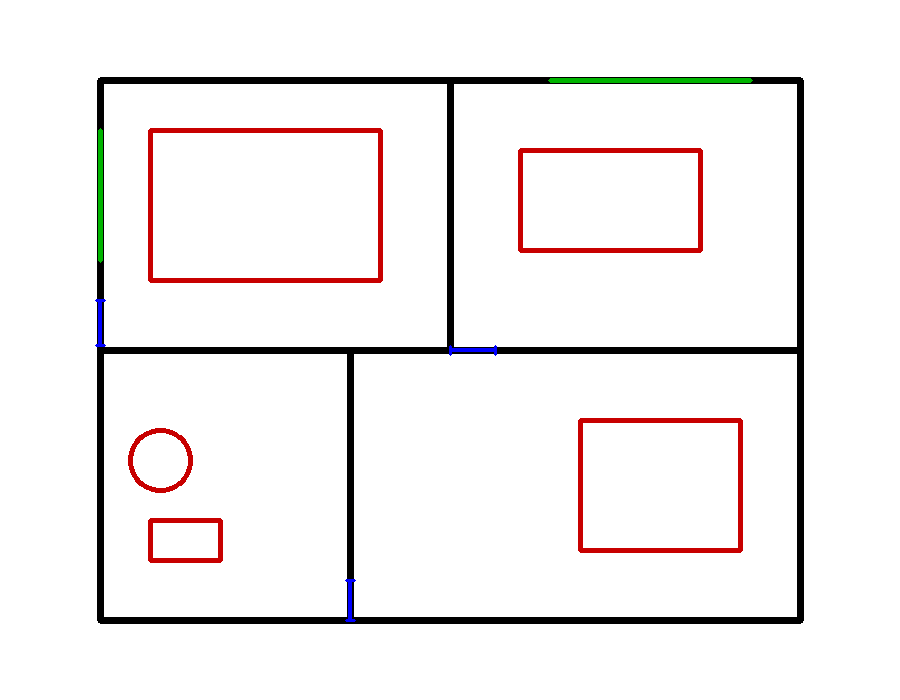
#> input picture media/test_basico.png, 900 x 700 px
$ python -i preprocessing.py   (imports and definitions only)
#> lines starting #> are read from the running program, lines starting #| are printed output that depends on the picture; after the words box and inside, x2 and y2 are one past the last pixel; in counts of white or black regions, pixels touching at a corner belong together
import cv2
import numpy as np


# [149 lines left out: functions deskew, correct_perspective, _is_nearly_rect, _order_points, not called in this run]


def dist(a, b):
    return np.linalg.norm(a - b)


# [21 lines left out: functions grayscale, binarize, not called in this run]


def denoise(binary):
    """Limpia ruido con operaciones morfológicas.

    - closing para cerrar pequeños huecos en las líneas (común en croquis
      dibujados a mano donde el trazo no es continuo)
    - opening para eliminar puntitos de ruido aislados
    - elimina componentes conectados muy pequeños"""
    kernel = np.ones((3, 3), np.uint8)
    cleaned = cv2.morphologyEx(binary, cv2.MORPH_CLOSE, kernel, iterations=2)
    cleaned = cv2.morphologyEx(cleaned, cv2.MORPH_OPEN, kernel, iterations=1)

    n_labels, labels, stats, _ = cv2.connectedComponentsWithStats(cleaned, connectivity=8)
    min_area = 30
    for i in range(1, n_labels):
        if stats[i, cv2.CC_STAT_AREA] < min_area:
            cleaned[labels == i] = 0

    return cleaned


# [33 lines left out: function resize_to_canvas, not called in this run]


# ── Segmentación por color ─────────────────────────────────

# Mapa de colores BGR → tipo de elemento.
#
# Esta es la ÚNICA fuente de verdad de los colores que el usuario debe usar
# al dibujar el croquis en papel. La leyenda que se muestra en la web
# (pantalla de subida y editor) se genera a partir de aquí — ver
# drawing_legend() — para que nunca se desfase de lo que el pipeline detecta.
#
# Cada entrada incluye:
#   display  → color hex para mostrar en la interfaz (aprox. del color real)
#   label    → color que dibuja la persona, en palabras
#   purpose  → qué representa ese color en el plano
COLOR_MAP = {
    'pared': {
        'color': (30, 30, 30),
        'hsv_ranges': [
            ((0, 0, 0), (180, 120, 120)),      # grises
            ((0, 0, 0), (180, 255, 70)),       # negros
        ],
        'stroke': '#777777',
        'stroke_width': 8,
        'display': '#1f2937',
        'label': 'Negro',
        'purpose': 'Paredes (bloquean el paso)',
    },
    'puerta': {
        'color': (200, 130, 20),
        'hsv_ranges': [
            ((85, 20, 20), (145, 255, 255)),   # azul (más tolerante en S/V)
        ],
        'stroke': '#000000',
        'stroke_width': 3,
        'display': '#1d4ed8',
        'label': 'Azul',
        'purpose': 'Puertas con arco (abren el paso)',
    },
    'mueble': {
        'color': (50, 50, 200),
        'hsv_ranges': [
            ((0, 20, 20), (14, 255, 255)),     # rojo (más tolerante en S/V)
            ((165, 20, 20), (180, 255, 255)),  # rojo (HSV envuelve)
        ],
        'stroke': '#000000',
        'stroke_width': 2,
        'display': '#dc2626',
        'label': 'Rojo',
        'purpose': 'Muebles / obstáculos (bloquean el paso)',
    },
    'vano': {
        'color': (50, 180, 50),
        'hsv_ranges': [
            ((30, 20, 20), (90, 255, 255)),    # verde (más tolerante en S/V)
        ],
        'stroke': '#000000',
        'stroke_width': 3,
        'display': '#059669',
        'label': 'Verde',
        'purpose': 'Vanos / aberturas (abren el paso)',
    },
}

# Orden recomendado para mostrar la leyenda al usuario.
_LEGEND_ORDER = ['pared', 'puerta', 'vano', 'mueble']


# [39 lines left out: functions drawing_legend, _page_mask_by_border_floodfill, not called in this run]


def detect_page_mask(bgr_image):
    """Aísla la hoja de papel del fondo (escritorio, sombras, dedos).

    La hoja es la región clara grande y conexa. Devuelve una máscara
    binaria (255 dentro de la hoja) o None si no se puede determinar.

    Esto es crítico: sin esto, la detección de paredes (negro/gris)
    confunde el fondo oscuro de la foto con muros. Restringiendo todo
    al interior de la hoja, solo quedan los trazos del dibujo."""
    h, w = bgr_image.shape[:2]
    gray = cv2.cvtColor(bgr_image, cv2.COLOR_BGR2GRAY)
    gray = cv2.GaussianBlur(gray, (5, 5), 0)

    # aplanar iluminación: una sombra suave sobre la hoja hacía que Otsu
    # clasificara media página como "fondo" (se perdía todo el dibujo de esa
    # zona). Dividir por el fondo desenfocado elimina el gradiente y deja el
    # contraste hoja/escritorio, que es lo que Otsu debe separar.
    bg = cv2.GaussianBlur(gray, (0, 0), sigmaX=min(h, w) / 12)
    flat = cv2.divide(gray, bg, scale=192)

    # umbral Otsu: separa la hoja brillante del fondo más oscuro
    _, bright = cv2.threshold(flat, 0, 255, cv2.THRESH_BINARY + cv2.THRESH_OTSU)

    # cerrar agujeros (trazos del dibujo dentro de la hoja)
    k = max(15, int(min(h, w) * 0.02)) | 1
    bright = cv2.morphologyEx(bright, cv2.MORPH_CLOSE, np.ones((k, k), np.uint8))

    n, labels, stats, _ = cv2.connectedComponentsWithStats(bright, connectivity=8)
    idx = 1 + int(np.argmax(stats[1:, cv2.CC_STAT_AREA])) if n > 1 else -1
    page_area = stats[idx, cv2.CC_STAT_AREA] if idx > 0 else 0

    # la hoja debe ocupar buena parte de la imagen; si no, Otsu no sirvió
    # (fondo claro, sombra fuerte...) — probar flood-fill desde las esquinas
    # asumiendo que el FONDO es lo que toca los 4 bordes de la foto.
    if idx < 0 or page_area < 0.25 * h * w:
        fallback = _page_mask_by_border_floodfill(gray, h, w)
        return fallback

    mask = np.zeros((h, w), dtype=np.uint8)
    mask[labels == idx] = 255

    # convex hull: la hoja es convexa (rectangular). El hull recupera la
    # parte inferior que queda en sombra y Otsu descarta, sin tragarse el
    # escritorio (que está fuera del componente brillante).
    cnts, _ = cv2.findContours(mask, cv2.RETR_EXTERNAL, cv2.CHAIN_APPROX_SIMPLE)
    hull = cv2.convexHull(np.vstack([c for c in cnts]))
    filled = np.zeros_like(mask)
    cv2.drawContours(filled, [hull], -1, 255, -1)

    # erosionar un poco para descartar el borde de la hoja y su sombra
    erode_k = max(5, int(min(h, w) * 0.012)) | 1
    filled = cv2.erode(filled, np.ones((erode_k, erode_k), np.uint8))
    return filled


def _detect_walls(gray, hsv, page, colored, radius_factor=1.0):
    """Detecta trazos de pared (lápiz negro/gris) sobre papel cuadriculado.

    El reto: la cuadrícula azul es tan fina como el lápiz, así que un umbral
    de color no las separa. La clave es el GROSOR: la cuadrícula es de ~2px,
    los trazos a lápiz de ~4px o más.

    Pasos:
    1. Umbral adaptativo → toda la tinta más oscura que el papel local
       (robusto a iluminación despareja; no depende de un valor fijo).
    2. Quitar los píxeles de color (puertas/muebles/vanos) ya detectados.
    3. Filtro de grosor por distance transform: conserva solo trazos cuyo
       núcleo supera un radio mínimo (descarta la cuadrícula fina).
    4. Restringir al interior de la hoja.

    `radius_factor` ajusta la sensibilidad: <1 detecta trazos más tenues
    (arriesga colar la cuadrícula), >1 es más estricto (arriesga perder
    lápiz claro)."""
    h, w = gray.shape[:2]
    scale = min(h, w)

    block = max(31, int(scale * 0.05)) | 1
    ink = cv2.adaptiveThreshold(
        gray, 255, cv2.ADAPTIVE_THRESH_GAUSSIAN_C,
        cv2.THRESH_BINARY_INV, block, 10,
    )

    # quitar lo que ya es color (dilatado para cubrir el borde del trazo)
    ink[colored > 0] = 0

    # filtro de grosor: la cuadrícula (~2px) tiene radio ~1; el lápiz ~2+
    dist = cv2.distanceTransform(ink, cv2.DIST_L2, 3)
    radius_thr = max(1.0, scale * 0.00125 * radius_factor)  # ~1.5 px en una foto de ~1200px
    core = (dist >= radius_thr).astype(np.uint8) * 255
    # reconstruir el trazo completo a partir del núcleo grueso
    seed_k = max(7, int(scale * 0.0075)) | 1
    seed = cv2.dilate(core, np.ones((seed_k, seed_k), np.uint8))
    walls = cv2.bitwise_and(ink, seed)

    if page is not None:
        walls = cv2.bitwise_and(walls, page)

    # descartar componentes chicos: el margen impreso del cuaderno y el logo
    # quedan en fragmentos punteados/pequeños (la tinta impresa es fina y el
    # filtro de grosor la deja entrecortada), mientras que los muros a lápiz
    # son trazos largos y continuos que sobreviven.
    min_area = int(scale * scale * 0.00025)  # ~360 px en una foto de ~1200px
    walls = _keep_large_components(walls, min_abs=min_area)

    return walls


def _keep_large_components(binary, min_abs=480):
    """Conserva solo componentes conectados con área >= min_abs px.

    Descarta ruido aislado (logo del cuaderno, fragmentos del margen impreso,
    sombras) sin tocar los muros, que son trazos largos."""
    n, labels, stats, _ = cv2.connectedComponentsWithStats(binary, connectivity=8)
    if n <= 1:
        return binary
    out = np.zeros_like(binary)
    for i in range(1, n):
        if stats[i, cv2.CC_STAT_AREA] >= min_abs:
            out[labels == i] = 255
    return out


def _channel_dominance_fallback(bgr_image, gray, page, already_classified):
    """Clasifica por canal BGR dominante (en vez de matiz HSV) la tinta que
    el umbral de color no cubrió. Rescata esferos desaturados o de un tono
    que cae fuera de los rangos fijos de COLOR_MAP, sin tocar lo que el
    inRange ya clasificó bien."""
    h, w = gray.shape[:2]
    scale = min(h, w)
    block = max(31, int(scale * 0.05)) | 1
    ink = cv2.adaptiveThreshold(
        gray, 255, cv2.ADAPTIVE_THRESH_GAUSSIAN_C,
        cv2.THRESH_BINARY_INV, block, 8,
    )
    if page is not None:
        ink = cv2.bitwise_and(ink, page)
    ink = cv2.bitwise_and(ink, cv2.bitwise_not(already_classified))

    b, g, r = cv2.split(bgr_image.astype(np.int16))
    maxc = np.maximum(np.maximum(b, g), r)
    minc = np.minimum(np.minimum(b, g), r)
    # descartar tinta casi neutra (gris/negro = pared, no color)
    colorish = ((maxc - minc) > 18).astype(np.uint8) * 255
    ink = cv2.bitwise_and(ink, colorish)

    dom = np.argmax(np.stack([b, g, r], axis=-1), axis=-1)  # 0=B azul,1=G verde,2=R rojo
    out = {}
    for elem_type, channel_idx in (('puerta', 0), ('vano', 1), ('mueble', 2)):
        m = ((dom == channel_idx).astype(np.uint8) * 255)
        out[elem_type] = cv2.bitwise_and(m, ink)
    return out


# Sensibilidad: cuánto tolerar tinta tenue/desaturada a costa de más ruido.
# 'radius': factor del grosor mínimo de pared (más chico = más tolerante).
# 'sat_min': saturación HSV mínima para puerta/vano/mueble (más chico = más tolerante).
SENSITIVITY_PRESETS = {
    'alta':  {'radius': 0.7, 'sat_min': 10},
    'media': {'radius': 1.0, 'sat_min': 20},
    'baja':  {'radius': 1.4, 'sat_min': 32},
}


def segment_by_color(bgr_image, sensitivity='media'):
    """Segmenta la imagen por rangos de color HSV.

    Cada píxel se clasifica como pared, puerta, mueble o fondo
    según su color. Devuelve un dict con máscaras binarias y
    configuraciones para cada tipo.

    Toda la detección se restringe al interior de la hoja de papel
    (ver detect_page_mask), de modo que el fondo de la foto nunca se
    confunde con elementos del plano.

    `sensitivity`: 'alta' | 'media' (default) | 'baja' — ver SENSITIVITY_PRESETS."""
    prefs = SENSITIVITY_PRESETS.get(sensitivity, SENSITIVITY_PRESETS['media'])
    hsv = cv2.cvtColor(bgr_image, cv2.COLOR_BGR2HSV)
    gray = cv2.cvtColor(bgr_image, cv2.COLOR_BGR2GRAY)
    page = detect_page_mask(bgr_image)

    kernel = np.ones((3, 3), np.uint8)

    # ── 1. Elementos de color (puerta=azul, mueble=rojo, vano=verde) ──
    color_masks = {}
    colored_union = np.zeros(bgr_image.shape[:2], dtype=np.uint8)
    for elem_type, cfg in COLOR_MAP.items():
        if elem_type == 'pared':
            continue
        combined = np.zeros(bgr_image.shape[:2], dtype=np.uint8)
        for low, high in cfg['hsv_ranges']:
            low = (low[0], prefs['sat_min'], low[2])
            combined = cv2.bitwise_or(
                combined, cv2.inRange(hsv, np.array(low), np.array(high)),
            )
        if page is not None:
            combined = cv2.bitwise_and(combined, page)
        combined = cv2.morphologyEx(combined, cv2.MORPH_CLOSE, kernel, iterations=1)
        combined = cv2.morphologyEx(combined, cv2.MORPH_OPEN, kernel, iterations=1)
        combined = denoise(combined)
        color_masks[elem_type] = combined
        colored_union = cv2.bitwise_or(colored_union, combined)

    # ── 1b. Rescate por dominancia de canal ──────────────────────
    # Tinta de baja saturación (esferos pálidos) o tonos fuera de los rangos
    # HSV fijos no pasa el inRange y desaparece en silencio. Para lo que
    # quedó SIN clasificar, se prueba una segunda vía: si es tinta (más
    # oscura que el papel local) y tiene algo de color (no es gris/negro,
    # eso es pared), el canal BGR dominante indica la familia de color.
    fallback = _channel_dominance_fallback(bgr_image, gray, page, colored_union)
    for elem_type, fb in fallback.items():
        fb = cv2.bitwise_and(fb, cv2.bitwise_not(color_masks[elem_type]))
        if cv2.countNonZero(fb) < 20:
            continue
        merged = cv2.bitwise_or(color_masks[elem_type], fb)
        merged = cv2.morphologyEx(merged, cv2.MORPH_CLOSE, kernel, iterations=1)
        color_masks[elem_type] = denoise(merged)

    # ── 1c. Vetar texturas del papel ─────────────────────────────
    # Una máscara de color que cubre >4% de la hoja no son trazos: es la
    # cuadrícula del cuaderno (celeste/verde pálido) colándose completa.
    # Además de crear puertas/vanos fantasma, se resta de las paredes y
    # las fragmenta. Se descarta esa máscara entera.
    page_px = cv2.countNonZero(page) if page is not None else combined.size
    for elem_type, m in color_masks.items():
        if cv2.countNonZero(m) > 0.04 * max(page_px, 1):
            color_masks[elem_type] = np.zeros_like(m)
    colored_union = np.zeros(bgr_image.shape[:2], dtype=np.uint8)
    for m in color_masks.values():
        colored_union = cv2.bitwise_or(colored_union, m)
        colored_union = cv2.bitwise_or(colored_union, fb)

    # dilatar el color para que su borde no se cuele en las paredes
    colored_dil = cv2.dilate(colored_union, np.ones((9, 9), np.uint8))

    # ── 2. Paredes (lápiz negro/gris) con filtro de grosor ──
    wall_binary = _detect_walls(gray, hsv, page, colored_dil, radius_factor=prefs['radius'])
    wall_binary = cv2.morphologyEx(wall_binary, cv2.MORPH_CLOSE, kernel, iterations=1)
    wall_binary = denoise(wall_binary)

    # ── 3. Ensamblar resultado ──
    masks = {}
    for elem_type, cfg in COLOR_MAP.items():
        if elem_type == 'pared':
            binary = wall_binary
        else:
            binary = color_masks[elem_type]
        masks[elem_type] = {
            'binary': binary,
            'stroke': cfg['stroke'],
            'stroke_width': cfg['stroke_width'],
            'sr_type': elem_type,
        }

    return masks


# [59 lines left out: functions _content_bbox, resize_mask_to_canvas, not called in this run]

>>> import cv2
>>> picture = cv2.imread('../../../media/test_basico.png')
#> picture is the input picture: shape (700, 900, 3); mean B, G, R 240.1, 240.3, 243.5
>>> result = segment_by_color(picture)
#> in detect_page_mask, `flat = cv2.divide(gray, bg, scale=192)`:
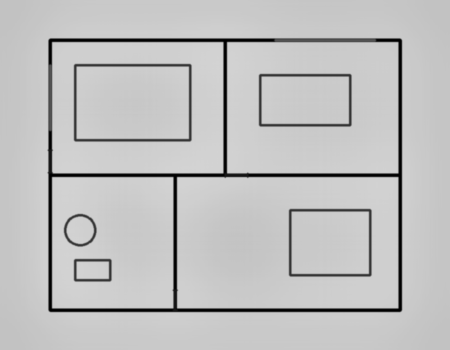
#> flat: shape (700, 900) (shown at 1/2 size); min 0, max 211, mean 191.9
#> in detect_page_mask, `_, bright = cv2.threshold(flat, 0, 255, cv2.THRESH_BINARY + cv2.THRESH..`:
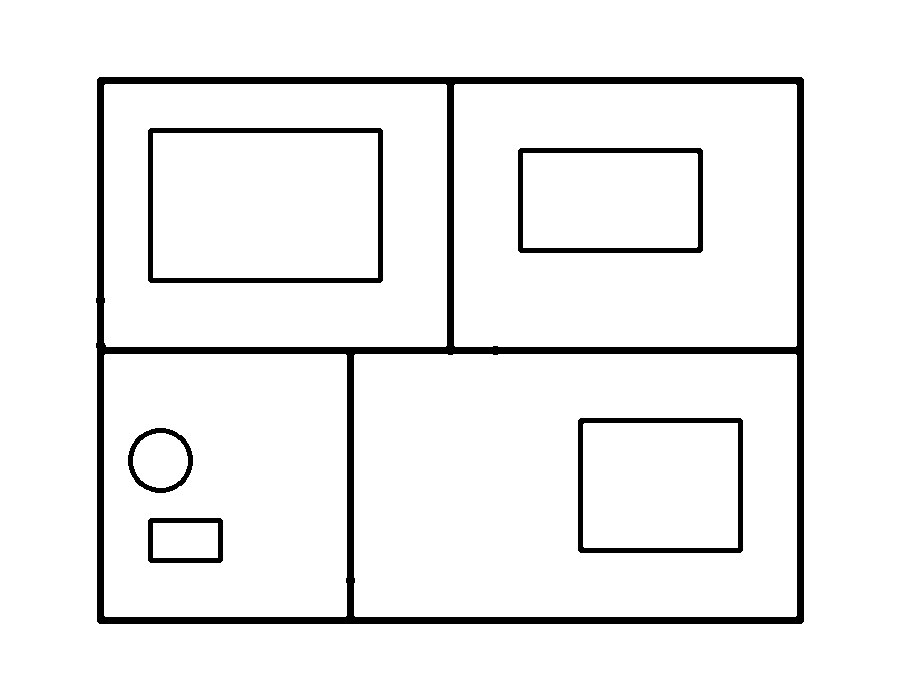
#> bright: shape (700, 900); 94.1% white; 6 black regions, box (x1, y1, x2, y2) and area: (96, 77, 804, 624) 25942, (148, 128, 383, 283) 3788, (578, 418, 743, 553) 2890, (518, 148, 703, 253) 2790, (148, 518, 223, 563) 1088, (128, 428, 193, 493) 940
#> in detect_page_mask, `n, labels, stats, _ = cv2.connectedComponentsWithStats(bright, connect..`: n = 2; stats = [[-1, 2147483647, 0, 0, 0], [0, 0, 900, 700, 630000]]
#> in detect_page_mask, `idx = 1 + int(np.argmax(stats[1:, cv2.CC_STAT_AREA])) if n > 1 else -1`: idx = 1
#> in detect_page_mask, `page_area = stats[idx, cv2.CC_STAT_AREA] if idx > 0 else 0`: page_area = 630000
#> the loop in segment_by_color, `for elem_type, cfg in COLOR_MAP.items():` made 4 passes
#> after the loop in segment_by_color, `for elem_type, cfg in COLOR_MAP.items():`:
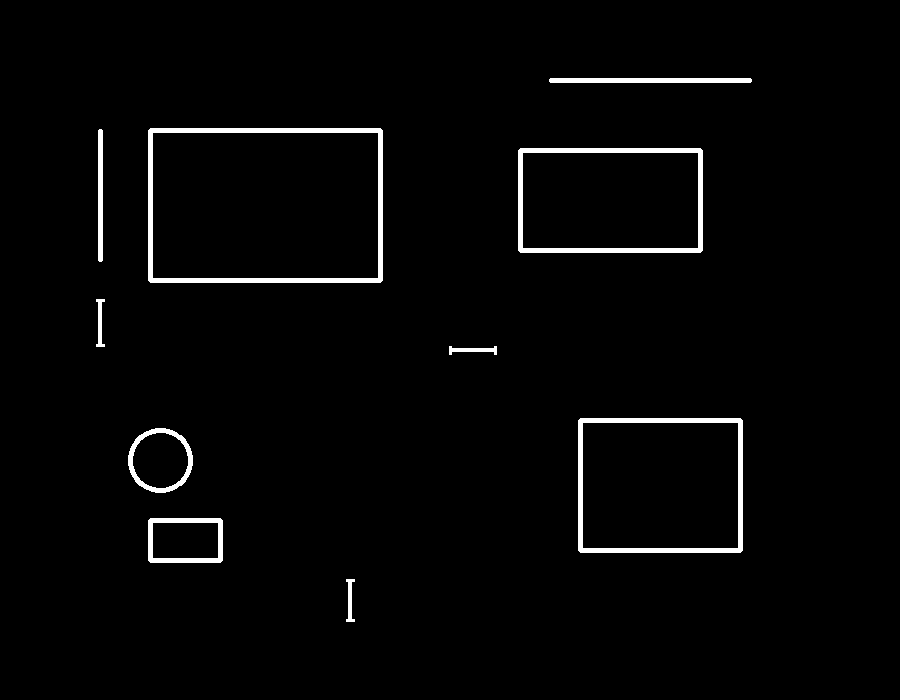
#> colored_union: shape (700, 900); 2.2% white; 10 white regions, largest, box (x1, y1, x2, y2) and area: (148, 128, 383, 283) 3788, (578, 418, 743, 553) 2888, (518, 148, 703, 253) 2788
#> after the loop in segment_by_color, `for elem_type, cfg in COLOR_MAP.items():`: color_masks = 3 items
#> the loop in segment_by_color, `for elem_type, fb in fallback.items():` made 3 passes
#> elem_type on passes 1 to 3: 'puerta', 'vano', 'mueble'
#> in segment_by_color, `page_px = cv2.countNonZero(page) if page is not None else combined.size`: page_px = 630000
#> the loop in segment_by_color, `for elem_type, m in color_masks.items():` made 3 passes
#> the loop in segment_by_color, `for m in color_masks.values():` made 3 passes
#> in _detect_walls, `ink[colored > 0] = 0`:
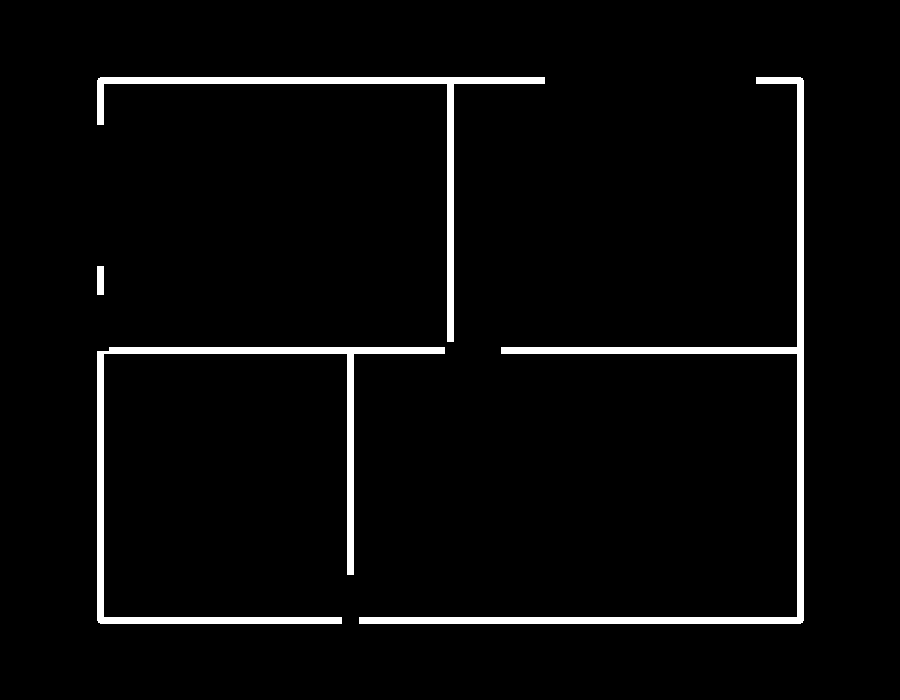
#> ink: shape (700, 900); 3.5% white; 4 white regions, box (x1, y1, x2, y2) and area: (359, 77, 804, 624) 9244, (97, 347, 445, 624) 7486, (97, 77, 545, 342) 5224, (97, 266, 104, 295) 203
#> in _keep_large_components, `n, labels, stats, _ = cv2.connectedComponentsWithStats(binary, connect..`:
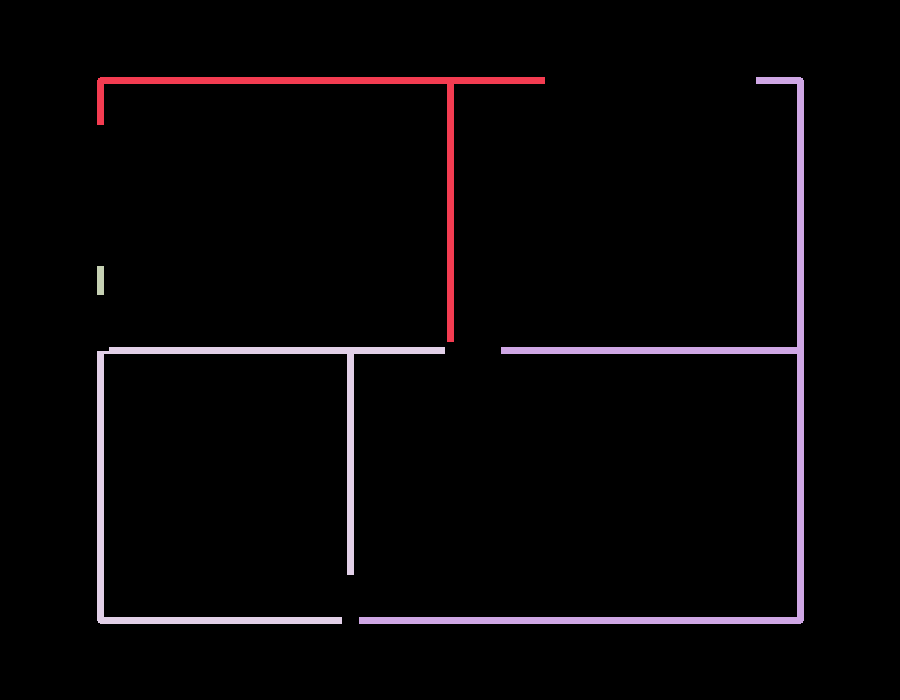
#> labels: shape (700, 900) int32; 5 distinct labels, from 0 to 4; one colour per label, 0 black
#> in _keep_large_components, `n, labels, stats, _ = cv2.connectedComponentsWithStats(binary, connect..`: n = 5; stats = [[0, 0, 900, 700, 607843], [97, 77, 448, 265, 5224], [359, 77, 445, 547, 9244], [97, 266, 7, 29, 203], [97, 347, 348, 277, 7486]]
#> after the loop in segment_by_color, `for elem_type, cfg in COLOR_MAP.items():`: masks = 4 items
#> result = 4 items
